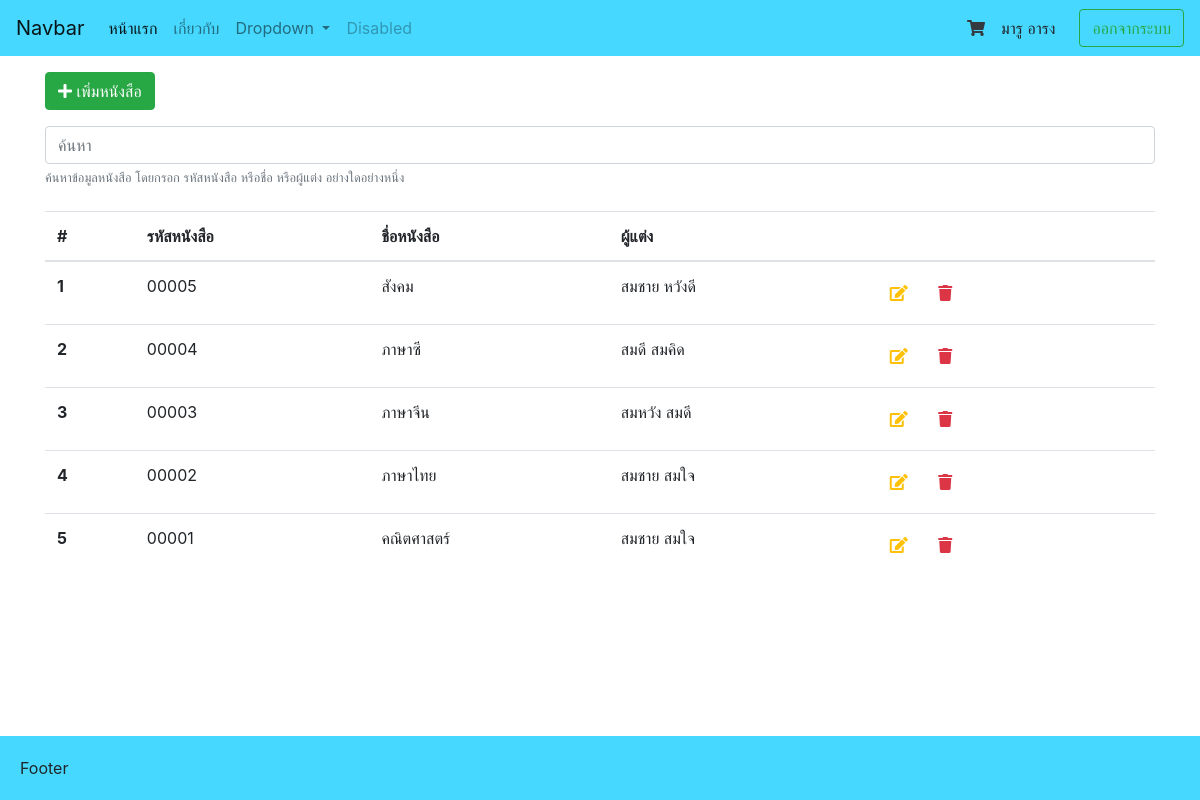
Screenshot of / (signed in) with the database file from the repository.
### tables this page shows
CREATE TABLE `member` (
  `member_id` int(11) NOT NULL,
  `member_name` varchar(255) NOT NULL,
  `member_lname` varchar(255) NOT NULL,
  `username` varchar(255) NOT NULL,
  `password` varchar(255) NOT NULL
);

CREATE TABLE `book` (
  `book_id` varchar(5) NOT NULL,
  `book_name` varchar(255) NOT NULL,
  `book_desc` text NOT NULL,
  `book_auth` varchar(255) NOT NULL
);

### config/class.database.php (called while the page is built, shortened)
<?php
	class Database
	{
		var $host = null;
		var $user = null;
		var $pass = null;
		var $dbname = null;
		var $conn = null;
		public function __construct($host,$user,$pass,$dbname,$charset="UTF8")
		{
			$this->host = $host;
			$this->user = $user;
			$this->pass = $pass;
			$this->dbname = $dbname;
			$this->charset = $charset;
		}
		private function Connect()
		{
			$host = $this->host;
			$user = $this->user;
			$pass = $this->pass;
			$dbname = $this->dbname;
			$this->conn = @new mysqli( $host , $user , $pass, $dbname );
		}
		public function Query($sql)
		{
			return $this->conn->query($sql);
		}
		public function QueryObj($sql)
		{
			$obj = array();
			$result = $this->Query($sql);
			while($row = $result->fetch_assoc())
			{
				$obj[] = $row;
			}
			return $obj;
		}
	}

### config/autoload.php (called while the page is built, shortened)
<?php
	include_once("class.database.php");
	$DATABASE = new Database(host, user, pass, dbname);
	if( isset($_SESSION["username"]) ) {
		$sql = "SELECT * FROM member WHERE username='".$_SESSION["username"]."' ";
		$rs = $DATABASE->QueryObj($sql);
		$MEMBER = $rs[0];
	} else {
		$MEMBER = null;
	}

### pages/home/view.php (the view, shortened to what this page needs)
<?php
    $search = @$_GET["search"];
    $condition = "";
    if($search=="") {
        $condition = "";
    } else {
        $condition = "
            WHERE book_id='".$search."'
                OR book_name LIKE '%".$search."%'
                OR book_auth LIKE '%".$search."%'
        ";
    }
    $sql = "
        SELECT *
        FROM book
        ".$condition."
        ORDER BY book_id DESC
    ";
    $rs = $DATABASE->QueryObj($sql);
?>
<link rel="stylesheet" href="pages/<?php echo $page; ?>/view.css">
<a href="./?page=book-add" class="btn btn-success mb-3 mt-3"><i class="fas fa-plus"></i> เพิ่มหนังสือ</a>
<form action="" method="get" class="mb-4">
    <input type="text" class="form-control" name="search" value="<?php echo $search; ?>" placeholder="ค้นหา">
    <small class="form-text text-muted">ค้นหาข้อมูลหนังสือ โดยกรอก รหัสหนังสือ หรือชื่อ หรือผู้แต่ง
        อย่างใดอย่างหนึ่ง</small>
</form>
<table class="table">
    <thead>
        <tr>
            <th scope="col">#</th>
            <th scope="col">รหัสหนังสือ</th>
            <th scope="col">ชื่อหนังสือ</th>
            <th scope="col">ผู้แต่ง</th>
            <th></th>
        </tr>
    </thead>
    <tbody>
        <?php
            if( sizeof($rs)>0 ) {
                $count = 1;
                foreach($rs as $row) {
                    echo '
                        <tr>
                            <th scope="row">'.$count.'</th>
                            <td>'.$row["book_id"].'</td>
                            <td>'.$row["book_name"].'</td>
                            <td>'.$row["book_auth"].'</td>
                            <td>
                                <a class="btn btn-link text-warning" href="./?page=book-edit&book_id='.$row["book_id"].'">
                                    <i class="fas fa-edit"></i>
                                </a>
                                <button class="btn btn-link text-danger btn-del" data-id="'.$row["book_id"].'">
                                    <i class="fas fa-trash"></i>
                                </button>
                            </td>
                        </tr>
                    ';
                    $count++;
                }
            } else {
                echo '
                    <tr>
                        <th colspan="5" class="text-center">ไม่พบข้อมูล</th>
                    </tr>
                ';
            }
        ?>
    </tbody>
</table>

### index.php (shortened to what this page needs)
<?php
    include("config/autoload.php");
    $page = ( isset($_GET["page"]) ) ? $_GET["page"] : "home";
?>
<!doctype html>
<html lang="en">
<head>
    <link rel="stylesheet" href="assets/bootstrap/css/bootstrap.min.css">
    <link rel="stylesheet" href="assets/fontawesome/css/all.min.css">
    <link rel="stylesheet" href="assets/index.css">
</head>
<body>
    <nav class="navbar navbar-expand-lg navbar-light" style="background-color: #46d8ff;">
        <a class="navbar-brand" href="./">Navbar</a>
        <div class="collapse navbar-collapse" id="navbarSupportedContent">
            <ul class="navbar-nav mr-auto">
                <li class="nav-item active">
                    <a class="nav-link" href="./">หน้าแรก <span class="sr-only">(current)</span></a>
                </li>
                <li class="nav-item">
                    <a class="nav-link" href="./?page=about">เกี่ยวกับ</a>
                </li>
                <li class="nav-item dropdown">
                    <a class="nav-link dropdown-toggle" href="#" id="navbarDropdown" role="button"
                        data-toggle="dropdown" aria-haspopup="true" aria-expanded="false">
                        Dropdown
                    </a>
                </li>
                <li class="nav-item">
                    <a class="nav-link disabled" href="#" tabindex="-1" aria-disabled="true">Disabled</a>
                </li>
            </ul>
            <form class="form-inline my-2 my-lg-0">
                <a href="./?page=cart" class="text-dark cart">
                    <i class="fas fa-shopping-cart mr-3"></i>
                </a>
                <div class="mr-4"><?php echo $MEMBER["member_name"]; ?> <?php echo $MEMBER["member_lname"]; ?></div>
                <a href="logout.php" class="btn btn-outline-success my-2 my-sm-0">ออกจากระบบ</a>
            </form>
        </div>
    </nav>
    <div class="container">
        <?php
            include("pages/".$page."/view.php");
        ?>
    </div>
    <div class="footer">
        Footer
    </div>
</body>
</html>

### assets/index.css (style rules this page uses)
html { position: relative; min-height: 100%; }
body { padding-bottom: 64px; }
.footer { background-color: #46d8ff; padding: 20px; bottom: 0; position: absolute; width: 100%; }
.cart { position: relative; }

### rows the page displays
member: member_name "มารู", member_lname "อารง"
book: book_id "00005", book_name "สังคม", book_auth "สมชาย หวังดี"
book: book_id "00004", book_name "ภาษาซี", book_auth "สมดี สมคิด"
book: book_id "00003", book_name "ภาษาจีน", book_auth "สมหวัง สมดี"
book: book_id "00002", book_name "ภาษาไทย", book_auth "สมชาย สมใจ"
book: book_id "00001", book_name "คณิตศาสตร์", book_auth "สมชาย สมใจ"
